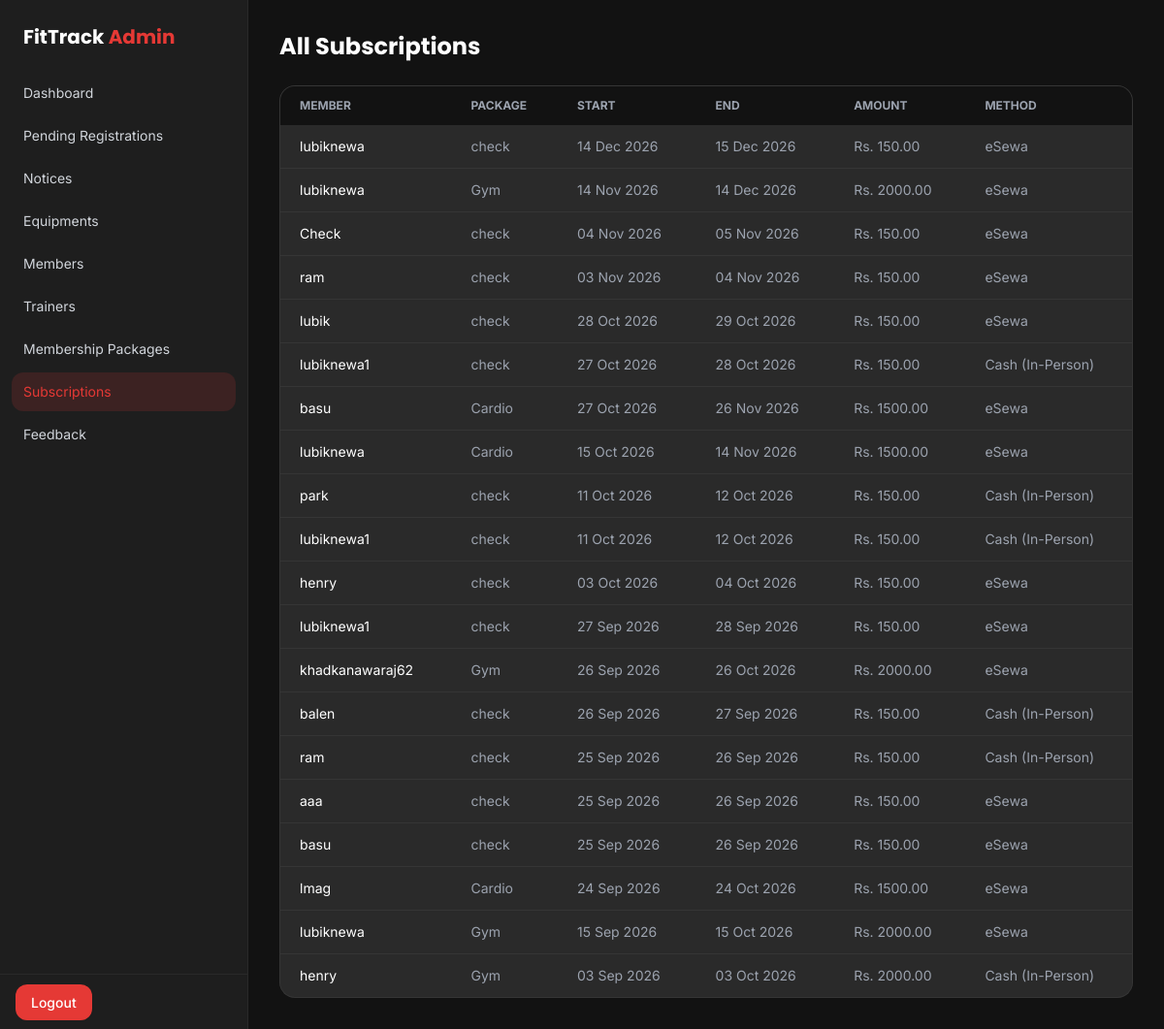
The page /management/subscriptions/ (signed in) on the database as committed earlier.
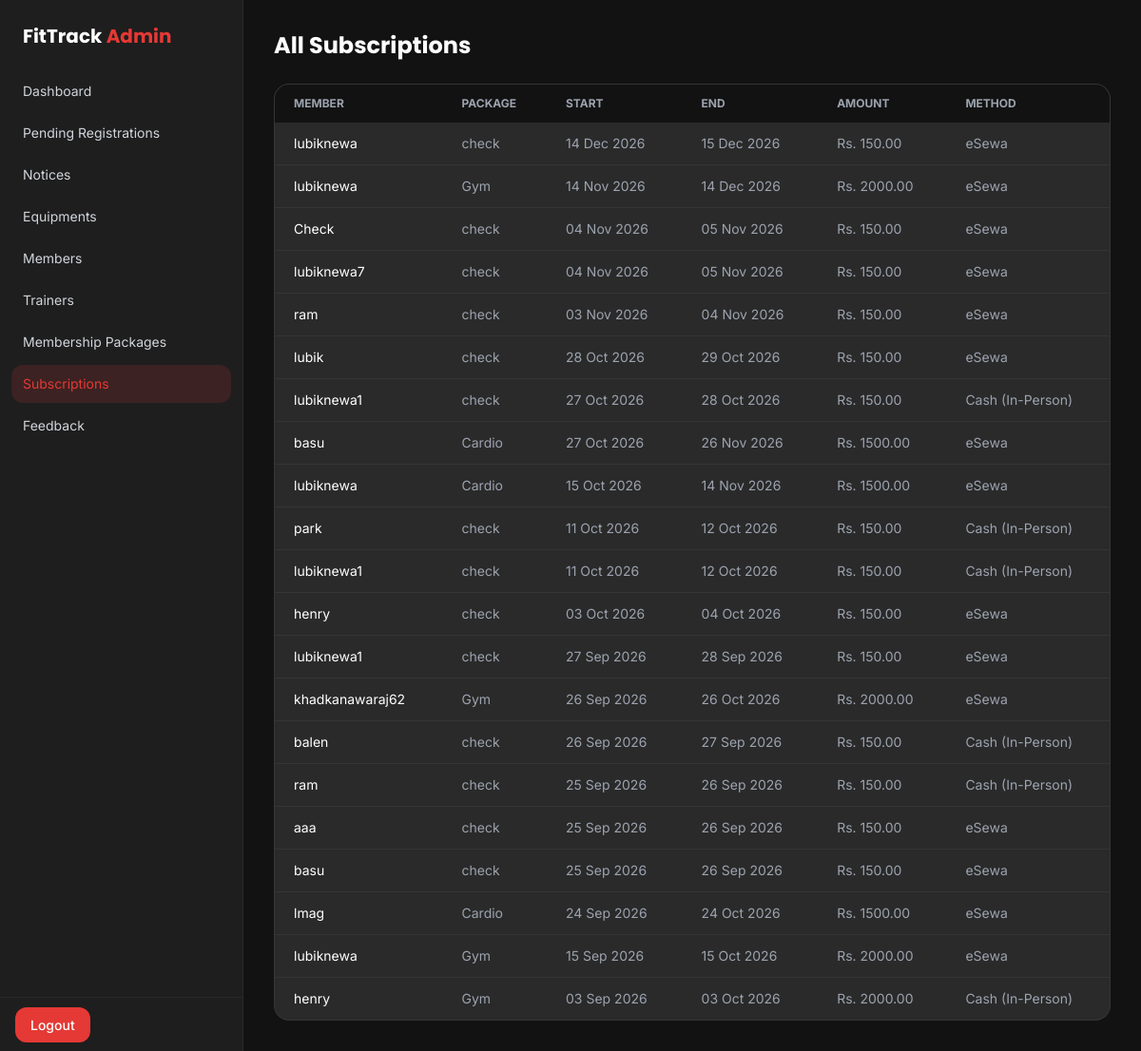
The same page on the database as committed later.
### app/models.py (models this page shows, shortened)
class Subscription(models.Model):
    PAYMENT_CHOICES = (
        ('cash', 'Cash (In-Person)'),
        ('esewa', 'eSewa'),
    )
    user = models.ForeignKey(settings.AUTH_USER_MODEL, on_delete=models.CASCADE, related_name='subscriptions')
    package = models.ForeignKey(MembershipPackage, on_delete=models.PROTECT)
    start_date = models.DateField(default=timezone.localdate)
    end_date = models.DateField()
    amount_paid = models.DecimalField(max_digits=8, decimal_places=2)
    payment_method = models.CharField(max_length=10, choices=PAYMENT_CHOICES, default='cash')
    transaction_id = models.CharField(max_length=100, blank=True, null=True)
    created_at = models.DateTimeField(auto_now_add=True)
    class Meta:
        ordering = ['-start_date']

class MembershipPackage(models.Model):
    name = models.CharField(max_length=100)
    price = models.DecimalField(max_digits=8, decimal_places=2)
    duration_days = models.PositiveIntegerField(help_text="e.g. 30 for monthly, 365 for yearly")
    description = models.TextField(blank=True)
    is_active = models.BooleanField(default=True, help_text="Uncheck to stop offering this package")
    class Meta:
        ordering = ['price']

### adminpanel/views.py (the view)
# urls.py: path('subscriptions/', views.admin_subscriptions, name='admin_subscriptions'),
@staff_required
def admin_subscriptions(request):
    subscriptions = Subscription.objects.select_related('user', 'package').order_by('-start_date')
    return render(request, 'adminpanel/subscriptions.html', {'subscriptions': subscriptions})

### app/membership.py (called while the page is built)
def is_membership_blocked(user):
    if not user.is_authenticated or user.is_staff or user.is_superuser:
        return False
    latest = latest_subscription(user)
    if latest is None:
        return False
    return latest.end_date + timedelta(days=GRACE_DAYS) < timezone.localdate()

### adminpanel/templates/adminpanel/subscriptions.html
{% extends 'adminpanel/base.html' %}
{% block content %}
<h1 class="font-display text-2xl font-bold mb-6">All Subscriptions</h1>
<div class="bg-dark-card border border-white/5 rounded-2xl overflow-hidden">
    <table class="w-full text-sm">
        <thead class="bg-dark-bg text-gray-400 text-xs uppercase">
            <tr>
                <th class="text-left px-5 py-3">Member</th>
                <th class="text-left px-5 py-3">Package</th>
                <th class="text-left px-5 py-3">Start</th>
                <th class="text-left px-5 py-3">End</th>
                <th class="text-left px-5 py-3">Amount</th>
                <th class="text-left px-5 py-3">Method</th>
            </tr>
        </thead>
        <tbody class="divide-y divide-white/5">
            {% for sub in subscriptions %}
            <tr>
                <td class="px-5 py-3 text-white">{{ sub.user.username }}</td>
                <td class="px-5 py-3 text-gray-400">{{ sub.package.name }}</td>
                <td class="px-5 py-3 text-gray-400">{{ sub.start_date|date:"d M Y" }}</td>
                <td class="px-5 py-3 text-gray-400">{{ sub.end_date|date:"d M Y" }}</td>
                <td class="px-5 py-3 text-gray-400">Rs. {{ sub.amount_paid }}</td>
                <td class="px-5 py-3 text-gray-400">{{ sub.get_payment_method_display }}</td>
            </tr>
            {% empty %}
            <tr><td colspan="6" class="px-5 py-8 text-center text-gray-500">No subscriptions yet.</td></tr>
            {% endfor %}
        </tbody>
    </table>
</div>
{% endblock %}

Rows that differ between the two databases and show on the page:
added Subscription: user.username "lubiknewa7", package.name "check", start_date "04 Nov 2026", end_date "05 Nov 2026", amount_paid "150.00", payment_method "eSewa"
